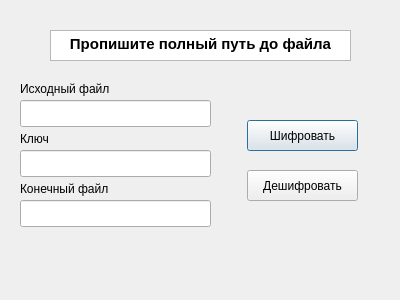
<?xml version="1.0" encoding="UTF-8"?>
<ui version="4.0">
 <class>vigenere</class>
 <widget class="QDialog" name="vigenere">
  <property name="geometry">
   <rect>
    <x>0</x>
    <y>0</y>
    <width>400</width>
    <height>300</height>
   </rect>
  </property>
  <property name="windowTitle">
   <string>Шифр Виженера</string>
  </property>
  <widget class="QLabel" name="vigenerelabel1">
   <property name="geometry">
    <rect>
     <x>20</x>
     <y>80</y>
     <width>121</width>
     <height>17</height>
    </rect>
   </property>
   <property name="text">
    <string>Исходный файл</string>
   </property>
  </widget>
  <widget class="QPushButton" name="vigenereButton1">
   <property name="geometry">
    <rect>
     <x>247</x>
     <y>120</y>
     <width>111</width>
     <height>31</height>
    </rect>
   </property>
   <property name="text">
    <string>Шифровать</string>
   </property>
  </widget>
  <widget class="QLineEdit" name="vigenereLineT1">
   <property name="geometry">
    <rect>
     <x>20</x>
     <y>100</y>
     <width>191</width>
     <height>27</height>
    </rect>
   </property>
  </widget>
  <widget class="QLineEdit" name="vigenereLineKey">
   <property name="geometry">
    <rect>
     <x>20</x>
     <y>150</y>
     <width>191</width>
     <height>27</height>
    </rect>
   </property>
  </widget>
  <widget class="QLineEdit" name="vigenereLineT2">
   <property name="geometry">
    <rect>
     <x>20</x>
     <y>200</y>
     <width>191</width>
     <height>27</height>
    </rect>
   </property>
  </widget>
  <widget class="QPushButton" name="vigenereButton2">
   <property name="geometry">
    <rect>
     <x>247</x>
     <y>170</y>
     <width>111</width>
     <height>31</height>
    </rect>
   </property>
   <property name="text">
    <string>Дешифровать</string>
   </property>
  </widget>
  <widget class="QLabel" name="vigenerelabel2">
   <property name="geometry">
    <rect>
     <x>20</x>
     <y>130</y>
     <width>66</width>
     <height>17</height>
    </rect>
   </property>
   <property name="text">
    <string>Ключ</string>
   </property>
  </widget>
  <widget class="QTextEdit" name="vigeneretext">
   <property name="geometry">
    <rect>
     <x>50</x>
     <y>30</y>
     <width>301</width>
     <height>31</height>
    </rect>
   </property>
   <property name="html">
    <string>&lt;!DOCTYPE HTML PUBLIC &quot;-//W3C//DTD HTML 4.0//EN&quot; &quot;http://www.w3.org/TR/REC-html40/strict.dtd&quot;&gt;
&lt;html&gt;&lt;head&gt;&lt;meta name=&quot;qrichtext&quot; content=&quot;1&quot; /&gt;&lt;style type=&quot;text/css&quot;&gt;
p, li { white-space: pre-wrap; }
&lt;/style&gt;&lt;/head&gt;&lt;body style=&quot; font-family:'Ubuntu'; font-size:11pt; font-weight:400; font-style:normal;&quot;&gt;
&lt;p align=&quot;center&quot; style=&quot; margin-top:0px; margin-bottom:0px; margin-left:0px; margin-right:0px; -qt-block-indent:0; text-indent:0px;&quot;&gt;&lt;span style=&quot; font-weight:600;&quot;&gt;Пропишите полный путь до файла&lt;/span&gt;&lt;/p&gt;&lt;/body&gt;&lt;/html&gt;</string>
   </property>
   <property name="textInteractionFlags">
    <set>Qt::TextSelectableByKeyboard|Qt::TextSelectableByMouse</set>
   </property>
  </widget>
  <widget class="QLabel" name="vigenerelabel3">
   <property name="geometry">
    <rect>
     <x>20</x>
     <y>180</y>
     <width>121</width>
     <height>17</height>
    </rect>
   </property>
   <property name="text">
    <string>Конечный файл</string>
   </property>
  </widget>
 </widget>
 <resources/>
 <connections/>
</ui>
